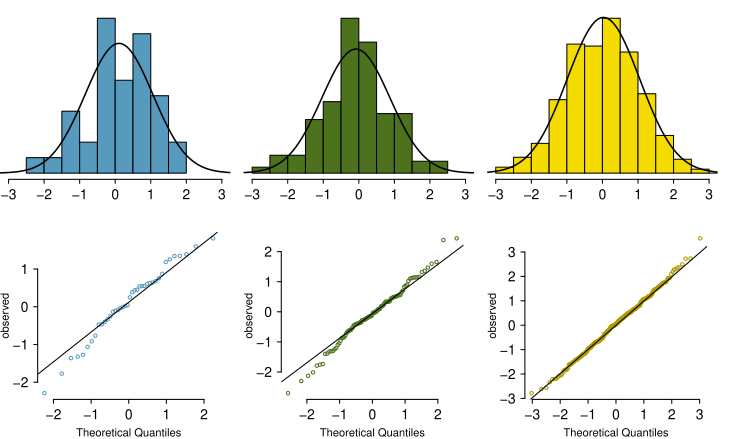

The R source for this figure:
library(openintro)
data(COL)

obs1 <- simulated_normal$n40
obs2 <- simulated_normal$n100
obs3 <- simulated_normal$n400

hold1 <- hist(obs1, plot=FALSE)
M1    <- mean(obs1)
SD1   <- sd(obs1)

hold2 <- hist(obs2, breaks=10, plot=FALSE)
M2    <- mean(obs2)
SD2   <- sd(obs2)

hold3 <- hist(obs3, breaks=12, plot=FALSE)
M3    <- mean(obs3)
SD3   <- sd(obs3)

source("normalExamples-helpers.R")

myPDF("normalExamples.pdf", 7.3, 4.4,
      mfrow = c(2, 3),
      mgp = c(2, 0.7, 0),
      mar = c(3, 0, 1, 1))
NormalHist(obs1, hold1, M1, SD1, COL[1])
NormalHist(obs2, hold2, M2, SD2, COL[2])
NormalHist(obs3, hold3, M3, SD3, COL[3])

par(mar = c(3,2.85,1,1.8))
QQNorm(obs1, M1, SD1, COL[1])
QQNorm(obs2, M2, SD2, COL[2])
QQNorm(obs3, M3, SD3, "#B09A00")

dev.off()
